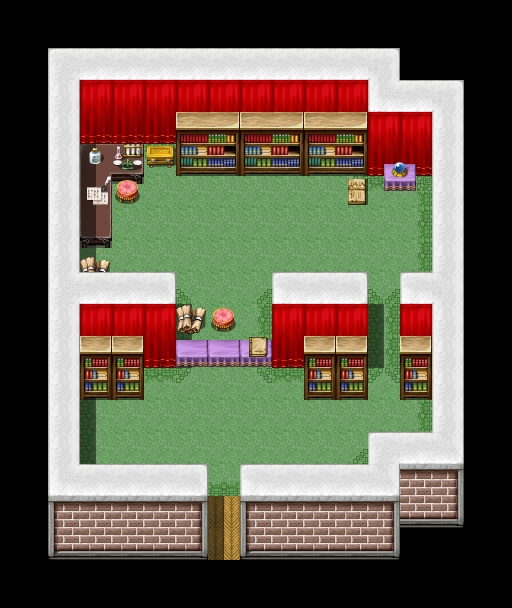

This is a level from a 2D game, rendered from its Tiled map with the project's own tilesets. A one-line summary and the map file follow, with tile-layer data summarised:
An orthogonal 32x38 tile map with 16x16 px tiles, 7 tile layers (under0 black, under1 none, under2 background, under3 background, ...), 3 tilesets and 23 objects (2x invernia_town, step_carpet, school1, w).

<map version="1.0" orientation="orthogonal" renderorder="right-down" width="32" height="38" tilewidth="16" tileheight="16" nextobjectid="58">
 <tileset firstgid="1" name="invernia_school" tilewidth="16" tileheight="16" tilecount="1360" columns="34">
  <image source="tilesets/invernia_school.png" width="544" height="640" />
 </tileset>
 <tileset firstgid="1361" name="inside_b" tilewidth="16" tileheight="16" tilecount="1024" columns="32">
  <image source="tilesets/inside_b.png" width="512" height="512" />
 </tileset>
 <tileset firstgid="2385" name="inside_c" tilewidth="16" tileheight="16" tilecount="1024" columns="32">
  <image source="tilesets/inside_c.png" width="512" height="512" />
 </tileset>
 <layer name="under0 black" width="32" height="38">
  <data>[1216 cells, 1216 non-empty, 1 distinct tile ids]</data>
 </layer>
 <layer name="under1 none" width="32" height="38">
  <data>[1216 cells, 0 non-empty, 0 distinct tile ids]</data>
 </layer>
 <layer name="under2 background" width="32" height="38">
  <data>[1216 cells, 782 non-empty, 782 distinct tile ids]</data>
 </layer>
 <layer name="under3 background" width="32" height="38">
  <data>[1216 cells, 24 non-empty, 20 distinct tile ids]</data>
 </layer>
 <layer name="under4 none" width="32" height="38">
  <data>[1216 cells, 0 non-empty, 0 distinct tile ids]</data>
 </layer>
 <layer name="over5 player" width="32" height="38">
  <data>[1216 cells, 0 non-empty, 0 distinct tile ids]</data>
 </layer>
 <layer name="over6 background" width="32" height="38">
  <data>[1216 cells, 34 non-empty, 34 distinct tile ids]</data>
 </layer>
 <objectgroup name="portals">
  <object id="28" name="invernia_town" x="208" y="560" width="32" height="16" />
 </objectgroup>
 <objectgroup name="start_pos">
  <object id="27" name="invernia_town" x="208" y="528" width="16" height="16" />
 </objectgroup>
 <objectgroup name="sounds" visible="0">
  <object id="26" name="step_carpet" x="48" y="48" width="416" height="512" />
 </objectgroup>
 <objectgroup name="low_blocker" visible="0">
  <object id="48" x="176" y="336" width="96" height="16" />
  <object id="49" x="208" y="304" width="32" height="16" />
  <object id="50" x="80" y="160" width="64" height="32" />
  <object id="51" x="80" y="192" width="32" height="96" />
  <object id="53" x="336" y="176" width="32" height="16" />
  <object id="56" x="176" y="304" width="32" height="32" />
  <object id="57" x="384" y="160" width="32" height="16" />
 </objectgroup>
 <objectgroup name="high_blocker" visible="0">
  <object id="35" x="48" y="480" width="160" height="80" />
  <object id="36" x="240" y="480" width="224" height="80" />
  <object id="37" x="368" y="448" width="96" height="32" />
  <object id="39" x="48" y="48" width="416" height="112" />
  <object id="40" x="432" y="160" width="32" height="288" />
  <object id="41" x="48" y="160" width="32" height="320" />
  <object id="42" x="80" y="288" width="96" height="64" />
  <object id="43" x="272" y="288" width="96" height="64" />
  <object id="44" x="400" y="288" width="32" height="96" />
  <object id="45" x="304" y="352" width="64" height="32" />
  <object id="46" x="80" y="352" width="64" height="32" />
 </objectgroup>
 <objectgroup name="objects">
  <object id="29" name="school1" x="208" y="304" width="32" height="48" />
  <object id="52" name="person78" type="w" x="112" y="384" width="32" height="32">
   <properties>
    <property name="direction" value="north" />
   </properties>
  </object>
 </objectgroup>
 <objectgroup name="events" />
</map>
